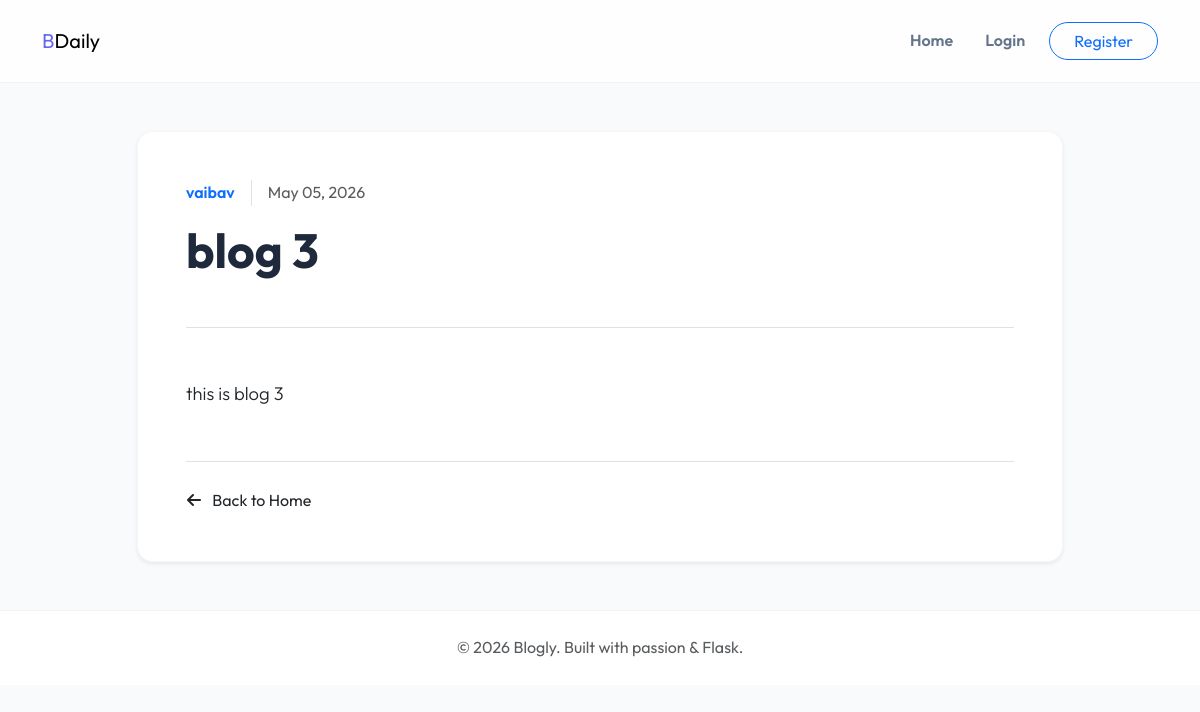
Screenshot of /post/3 with the database file from the repository.
### models.py (models this page shows, shortened)
class User(db.Model, UserMixin):
    id = db.Column(db.Integer, primary_key=True)
    username = db.Column(db.String(20), unique=True, nullable=False)
    email = db.Column(db.String(120), unique=True, nullable=False)
    password = db.Column(db.String(60), nullable=False)
    posts = db.relationship('Post', backref='author', lazy=True)

class Post(db.Model):
    id = db.Column(db.Integer, primary_key=True)
    title = db.Column(db.String(100), nullable=False)
    date_posted = db.Column(db.DateTime, nullable=False, default=datetime.utcnow)
    content = db.Column(db.Text, nullable=False)
    user_id = db.Column(db.Integer, db.ForeignKey('user.id'), nullable=False)

### app.py (the view)
@app.route("/post/<int:post_id>")
def post(post_id):
    post = Post.query.get_or_404(post_id)
    return render_template('post_detail.html', title=post.title, post=post)

### templates/post_detail.html (shortened to what this page needs)
{% extends "base.html" %}
{% block content %}
    <article class="post-detail-container bg-white p-5 rounded-4 shadow-sm">
        <header class="mb-5 border-bottom pb-4">
            <div class="d-flex align-items-center mb-3">
                <span class="text-primary fw-600 me-3">{{ post.author.username }}</span>
                <span class="text-muted border-start ps-3">{{ post.date_posted.strftime('%B %d, %Y') }}</span>
            </div>
            <h1 class="display-5 fw-bold mb-4">{{ post.title }}</h1>
        </header>
        <div class="post-content lead lh-lg text-dark">
            {{ post.content | safe | replace('\n', '<br>') }}
        </div>
        <div class="mt-5 pt-4 border-top">
            <a href="{{ url_for('home') }}" class="btn btn-link text-decoration-none p-0 text-dark">
                <i class="fas fa-arrow-left me-2"></i> Back to Home
            </a>
        </div>
    </article>
{% endblock content %}

### static/css/style.css (style rules this page uses)
:root { --primary-color: #6366f1; --primary-dark: #4f46e5; --primary-soft: #eef2ff; --secondary-color: #64748b; --text-dark: #1e293b; --text-muted: #64748b; --bg-light: #f8fafc; --card-shadow: 0 10px 15px -3px rgba(0, 0, 0, 0.1), 0 4px 6px -2px rgba(0, 0, 0, 0.05); }
body { font-family: 'Outfit', sans-serif; background-color: var(--bg-light); color: var(--text-dark); line-height: 1.6; }
.fw-600 { font-weight: 600; }
.post-detail-container { border: 1px solid rgba(0, 0, 0, 0.03); }
.post-content { font-size: 1.15rem; }
article { animation: fadeIn 0.6s ease-out forwards; }

### rows the page displays
User: author.username "vaibav"
Post: date_posted "May 05, 2026", title "blog 3", content "this is blog 3"
